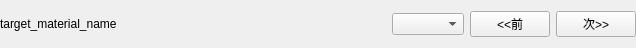
<?xml version="1.0" encoding="UTF-8"?>
<ui version="4.0">
 <class>Form</class>
 <widget class="QWidget" name="Form">
  <property name="geometry">
   <rect>
    <x>0</x>
    <y>0</y>
    <width>636</width>
    <height>48</height>
   </rect>
  </property>
  <property name="windowTitle">
   <string>Form</string>
  </property>
  <layout class="QVBoxLayout" name="verticalLayout">
   <property name="leftMargin">
    <number>0</number>
   </property>
   <property name="topMargin">
    <number>0</number>
   </property>
   <property name="rightMargin">
    <number>0</number>
   </property>
   <property name="bottomMargin">
    <number>0</number>
   </property>
   <item>
    <layout class="QHBoxLayout" name="horizontalLayout" stretch="2,0">
     <item>
      <layout class="QHBoxLayout" name="horizontalLayout_3">
       <item>
        <widget class="QLabel" name="target_object_txt">
         <property name="text">
          <string>target_material_name</string>
         </property>
        </widget>
       </item>
       <item>
        <spacer name="horizontalSpacer">
         <property name="orientation">
          <enum>Qt::Horizontal</enum>
         </property>
         <property name="sizeHint" stdset="0">
          <size>
           <width>40</width>
           <height>20</height>
          </size>
         </property>
        </spacer>
       </item>
       <item>
        <widget class="QComboBox" name="dif_object_index_cmbbox"/>
       </item>
      </layout>
     </item>
     <item>
      <layout class="QHBoxLayout" name="horizontalLayout_2">
       <item>
        <widget class="QPushButton" name="before_btn">
         <property name="text">
          <string>&lt;&lt;前</string>
         </property>
        </widget>
       </item>
       <item>
        <widget class="QPushButton" name="next_btn">
         <property name="text">
          <string>次&gt;&gt;</string>
         </property>
        </widget>
       </item>
      </layout>
     </item>
    </layout>
   </item>
  </layout>
 </widget>
 <resources/>
 <connections/>
</ui>
